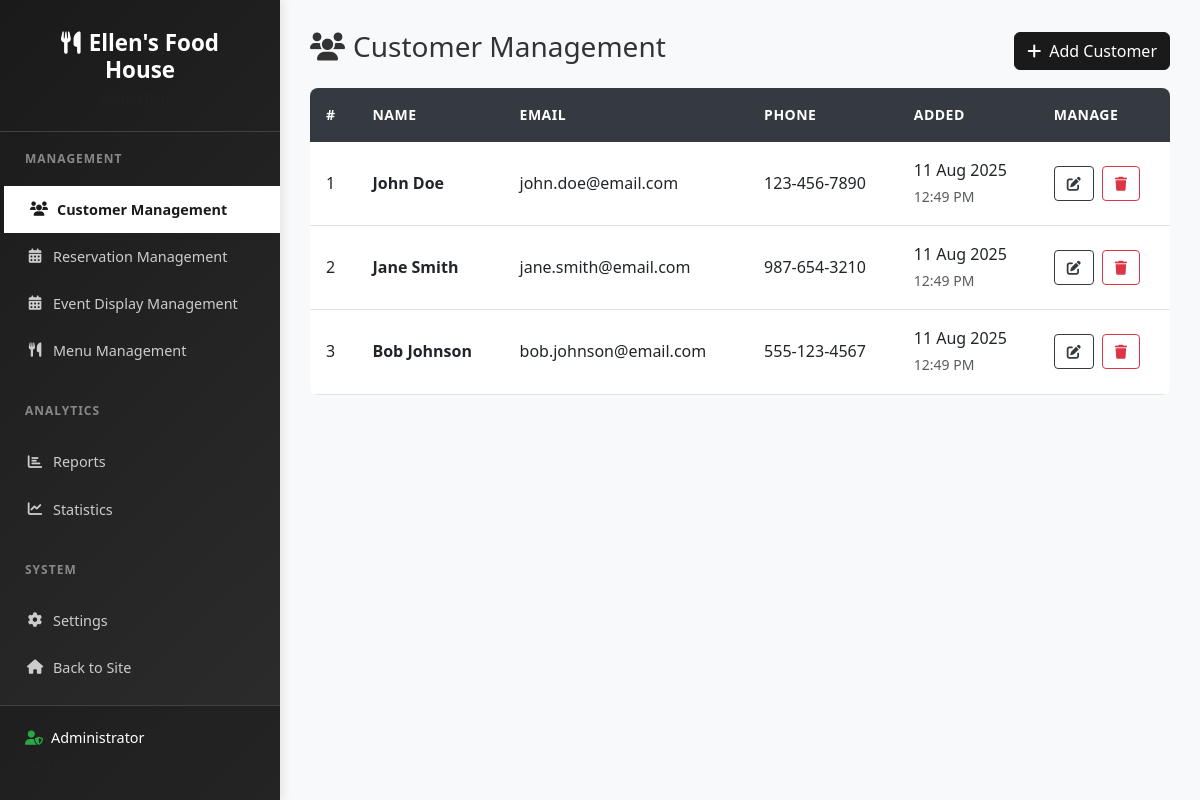
The app's page /pages/admin/account_management.php with its own data.
### tables this page shows
CREATE TABLE customers (
    id INT AUTO_INCREMENT PRIMARY KEY,
    first_name VARCHAR(50) NOT NULL,
    last_name VARCHAR(50) NOT NULL,
    email VARCHAR(100) UNIQUE NOT NULL,
    phone VARCHAR(20),
    created_at TIMESTAMP DEFAULT CURRENT_TIMESTAMP
);

### config/db_model.php (called while the page is built, shortened)
<?php
$connection = mysqli_connect(DB_SERVER, DB_USER, DB_PASS, DB_NAME);
function selectAll($sql) {
    global $connection;
    $result = mysqli_query($connection, $sql);
    $data = [];
    while ($row = mysqli_fetch_assoc($result)) {
        $data[] = $row;
    }
    return $data;
}
?>

### pages/admin/account_management.php (the view, shortened to what this page needs)
<?php
require_once '../../config/db_model.php';
$customers = selectAll("SELECT * FROM customers ORDER BY created_at DESC");
?>
<!DOCTYPE html>
<html lang="en">
<head>
    <link href="https://cdn.jsdelivr.net/npm/bootstrap@5.3.0/dist/css/bootstrap.min.css" rel="stylesheet">
    <link rel="stylesheet" href="https://cdnjs.cloudflare.com/ajax/libs/font-awesome/6.0.0/css/all.min.css">
    <link rel="stylesheet" href="../../assets/css/account_management.css">
    <link rel="stylesheet" href="../../assets/css/sidebar.css">
</head>
<body>
    <?php include '../../includes/sidebar.php'; ?>
    <div class="main-content">
        <div class="d-flex justify-content-between align-items-center mb-3">
            <h3><i class="fas fa-users me-2"></i>Customer Management</h3>
            <button type="button" class="btn btn-dark" data-bs-toggle="modal" data-bs-target="#addCustomerModal">
                <i class="fas fa-plus me-2"></i>Add Customer
            </button>
        </div>
        <div class="table-container">
            <table class="table table-hover">
                <thead>
                    <tr>
                        <th>#</th>
                        <th>NAME</th>
                        <th>EMAIL</th>
                        <th>PHONE</th>
                        <th>ADDED</th>
                        <th>MANAGE</th>
                    </tr>
                </thead>
                <tbody>
                    <?php foreach ($customers as $index => $customer): ?>
                    <tr>
                        <td><?php echo $index + 1; ?></td>
                        <td>
                            <div class="fw-bold"><?php echo htmlspecialchars($customer['first_name'] . ' ' . $customer['last_name']); ?></div>
                        </td>
                        <td><?php echo htmlspecialchars($customer['email']); ?></td>
                        <td><?php echo htmlspecialchars($customer['phone'] ?: 'N/A'); ?></td>
                        <td>
                            <div><?php echo date('d M Y', strtotime($customer['created_at'])); ?></div>
                            <small class="text-muted"><?php echo date('h:i A', strtotime($customer['created_at'])); ?></small>
                        </td>
                        <td>
                            <div class="action-buttons">
                                <button class="btn btn-sm btn-outline-dark"
                                        onclick="editCustomer(<?php echo $customer['id']; ?>, '<?php echo htmlspecialchars($customer['first_name']); ?>', '<?php echo htmlspecialchars($customer['last_name']); ?>', '<?php echo htmlspecialchars($customer['email']); ?>', '<?php echo htmlspecialchars($customer['phone']); ?>')"
                                        data-bs-toggle="modal" data-bs-target="#editCustomerModal">
                                    <i class="fas fa-edit"></i>
                                </button>
                                <button class="btn btn-sm btn-outline-danger"
                                        onclick="confirmDelete('customer', <?php echo $customer['id']; ?>)"
                                        data-bs-toggle="modal" data-bs-target="#confirmDeleteModal">
                                    <i class="fas fa-trash"></i>
                                </button>
                            </div>
                        </td>
                    </tr>
                    <?php endforeach; ?>
                </tbody>
            </table>
        </div>
    </div>
</body>
</html>

### assets/css/account_management.css (style rules this page uses)
* { margin: 0; padding: 0; box-sizing: border-box; }
body { font-family: 'Segoe UI', Tahoma, Geneva, Verdana, sans-serif; background-color: #f8f9fa; color: #333; line-height: 1.6; }
.table-container { overflow-x: auto; }
.table { margin-bottom: 0; }
.table thead th { background-color: #343a40; color: white; border: none; font-weight: 600; text-transform: uppercase; font-size: 0.875rem; letter-spacing: 0.5px; padding: 1rem; }
.table tbody td { padding: 1rem; vertical-align: middle; border-bottom: 1px solid #dee2e6; }
.btn-dark { background-color: #343a40; border-color: #343a40; color: white; }
.btn-outline-dark { color: #343a40; border-color: #343a40; }
.action-buttons { display: flex; gap: 0.5rem; align-items: center; }
.action-buttons .btn { padding: 0.375rem 0.75rem; font-size: 0.875rem; }

### assets/css/sidebar.css (style rules this page uses)
.main-content { margin-left: 280px; min-height: 100vh; padding: 30px; background-color: #f8f9fa; transition: margin-left 0.3s ease; }
.table-container { background: white; border-radius: 8px; overflow: hidden; }
.btn-dark { background-color: #1a1a1a; border-color: #1a1a1a; }

### records on screen
customers: first_name+last_name "John Doe", email "john.doe@email.com", phone "123-456-7890", created_at "11 Aug 2025", created_at "12:49 PM"
customers: first_name+last_name "Jane Smith", email "jane.smith@email.com", phone "987-654-3210", created_at "11 Aug 2025", created_at "12:49 PM"
customers: first_name+last_name "Bob Johnson", email "bob.johnson@email.com", phone "555-123-4567", created_at "11 Aug 2025", created_at "12:49 PM"
